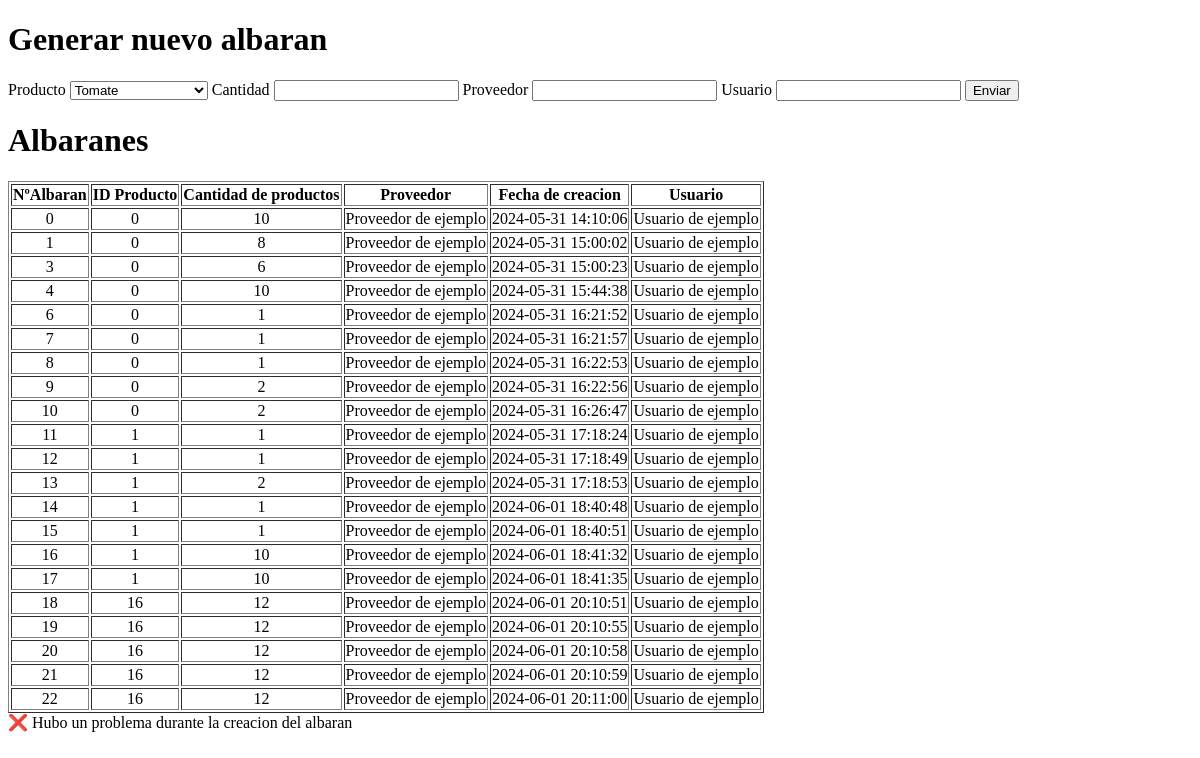
Before: /albaranes with the older database file.
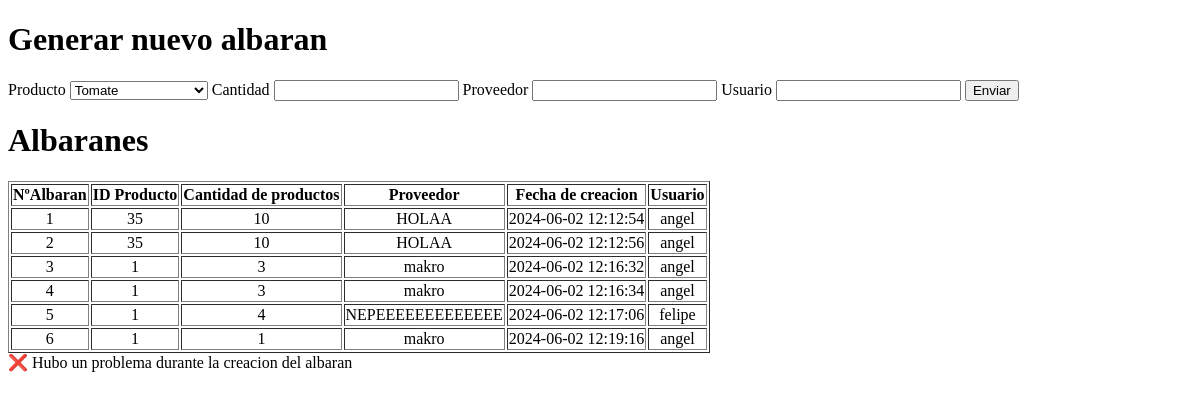
After: the same page with the newer database file.
### models.py (models this page shows)
class Albaran(db.Model):
    __tablename__ = 'albaran'
    id_albaran = Column(Integer, primary_key=True,autoincrement=True)
    id_producto = Column(Integer,ForeignKey('producto.id_producto'),nullable=False)
    cantidad_pedido = Column(Integer, nullable=False)
    proveedor = Column(String(200),server_default='Proveedor de ejemplo')
    fecha_creacion = Column(TIMESTAMP,server_default = func.current_timestamp(), comment='Se guarda la fecha actual ya que se entiende que si se ha registrado en la base de datos significa que todo el proceso a sido un exito')
    usuario = Column(String(100),server_default='Usuario de ejemplo')

### routes.py (the view)
@main.route('/albaranes', methods=["GET", "POST"])
def crear_albaranes():
    productos = Producto.query.all()
    albaranes = Albaran.query.all()
    formAlbaran = AlbaranForm()
    formAlbaran.id_producto.choices = [(producto.id_producto, producto.nombre) for producto in productos]
    productToEdit = Producto.query.filter_by(id_producto=formAlbaran.id_producto.data).first()
    if formAlbaran.validate_on_submit() and productToEdit:
        newAlbaran=Albaran(id_producto=productToEdit.id_producto,
                            cantidad_pedido=formAlbaran.cantidad_pedido.data,
                            proveedor=formAlbaran.proveedor.data,
                            usuario=formAlbaran.usuario.data)
        db.session.add(newAlbaran)
        productToEdit.cantidad += formAlbaran.cantidad_pedido.data
        db.session.commit()
        formAlbaran.proveedor.data=""
        formAlbaran.usuario.data=""
        flash('✅Se ha realizado el albaran correctamente','success')
        return redirect("/albaranes")
    else:
        flash('❌ Hubo un problema durante la creacion del albaran')
    return render_template("albaranes.html",albaranes=albaranes,formAlbaran=formAlbaran)

### form.py
class AlbaranForm(FlaskForm):
    id_producto =  SelectField('id_producto', choices=[], coerce=int)
    cantidad_pedido = IntegerField('cantidad_pedido', validators=[validators.DataRequired(), validators.NumberRange(min=1)])
    proveedor = StringField('proveedor',[validators.Length(min=4, max=200)])
    usuario=StringField('proveedor',[validators.Length(min=2, max=100)])

### templates/albaranes.html (shortened to what this page needs)
<!DOCTYPE html>
<html lang="en">
<head>
</head>
<body>
    <h1>Generar nuevo albaran</h1>
    <form method="post" >
        <label >Producto {{formAlbaran.id_producto}}</label>
        <label >Cantidad {{formAlbaran.cantidad_pedido}}</label>
        <label >Proveedor {{formAlbaran.proveedor}}</label>
        <label >Usuario {{formAlbaran.usuario}}</label>
        <button type="submit">Enviar</button>
    </form>
    <h1>Albaranes</h1>
    <table border style="text-align: center;">
        <thead>
           <tr>
               <th>NºAlbaran</th>
               <th>ID Producto</th>
               <th>Cantidad de productos</th>
               <th>Proveedor</th>
               <th>Fecha de creacion</th>
               <th>Usuario</th>
           </tr>
        </thead>
        <tbody>
           {% for albaran in albaranes %}
           <tr>
               <td>{{albaran.id_albaran}}</td>
               <td>{{albaran.id_producto}}</td>
               <td>{{albaran.cantidad_pedido}}</td>
               <td>{{albaran.proveedor}}</td>
               <td>{{albaran.fecha_creacion}}</td>
               <td>{{albaran.usuario}}</td>
           </tr>
           {% endfor %}
        </tbody>
       </table>
    {% with messages = get_flashed_messages(with_categories=true) %}
    {% if messages %}
        {% set category, message = messages[0] %}
        <div >{{ message }}</div>
    {% endif %}
     {% endwith %}
</body>
</html>

Changed rows visible on the page:
removed Albaran: id_albaran "0", id_producto "0", cantidad_pedido "10", proveedor "Proveedor de ejemplo", fecha_creacion "2024-05-31 14:10:06", usuario "Usuario de ejemplo"
removed Albaran: id_albaran "7", id_producto "0", cantidad_pedido "1", proveedor "Proveedor de ejemplo", fecha_creacion "2024-05-31 16:21:57", usuario "Usuario de ejemplo"
removed Albaran: id_albaran "8", id_producto "0", cantidad_pedido "1", proveedor "Proveedor de ejemplo", fecha_creacion "2024-05-31 16:22:53", usuario "Usuario de ejemplo"
removed Albaran: id_albaran "9", id_producto "0", cantidad_pedido "2", proveedor "Proveedor de ejemplo", fecha_creacion "2024-05-31 16:22:56", usuario "Usuario de ejemplo"
removed Albaran: id_albaran "10", id_producto "0", cantidad_pedido "2", proveedor "Proveedor de ejemplo", fecha_creacion "2024-05-31 16:26:47", usuario "Usuario de ejemplo"
removed Albaran: id_albaran "11", id_producto "1", cantidad_pedido "1", proveedor "Proveedor de ejemplo", fecha_creacion "2024-05-31 17:18:24", usuario "Usuario de ejemplo"
removed Albaran: id_albaran "12", id_producto "1", cantidad_pedido "1", proveedor "Proveedor de ejemplo", fecha_creacion "2024-05-31 17:18:49", usuario "Usuario de ejemplo"
removed Albaran: id_albaran "13", id_producto "1", cantidad_pedido "2", proveedor "Proveedor de ejemplo", fecha_creacion "2024-05-31 17:18:53", usuario "Usuario de ejemplo"
removed Albaran: id_albaran "14", id_producto "1", cantidad_pedido "1", proveedor "Proveedor de ejemplo", fecha_creacion "2024-06-01 18:40:48", usuario "Usuario de ejemplo"
removed Albaran: id_albaran "15", id_producto "1", cantidad_pedido "1", proveedor "Proveedor de ejemplo", fecha_creacion "2024-06-01 18:40:51", usuario "Usuario de ejemplo"
removed Albaran: id_albaran "16", id_producto "1", cantidad_pedido "10", proveedor "Proveedor de ejemplo", fecha_creacion "2024-06-01 18:41:32", usuario "Usuario de ejemplo"
removed Albaran: id_albaran "17", id_producto "1", cantidad_pedido "10", proveedor "Proveedor de ejemplo", fecha_creacion "2024-06-01 18:41:35", usuario "Usuario de ejemplo"
removed Albaran: id_albaran "18", id_producto "16", cantidad_pedido "12", proveedor "Proveedor de ejemplo", fecha_creacion "2024-06-01 20:10:51", usuario "Usuario de ejemplo"
removed Albaran: id_albaran "19", id_producto "16", cantidad_pedido "12", proveedor "Proveedor de ejemplo", fecha_creacion "2024-06-01 20:10:55", usuario "Usuario de ejemplo"
removed Albaran: id_albaran "20", id_producto "16", cantidad_pedido "12", proveedor "Proveedor de ejemplo", fecha_creacion "2024-06-01 20:10:58", usuario "Usuario de ejemplo"
removed Albaran: id_albaran "21", id_producto "16", cantidad_pedido "12", proveedor "Proveedor de ejemplo", fecha_creacion "2024-06-01 20:10:59", usuario "Usuario de ejemplo"
removed Albaran: id_albaran "22", id_producto "16", cantidad_pedido "12", proveedor "Proveedor de ejemplo", fecha_creacion "2024-06-01 20:11:00", usuario "Usuario de ejemplo"
changed Albaran id 1: id_producto "0" → "35"; cantidad_pedido "8" → "10"; proveedor "Proveedor de ejemplo" → "HOLAA"; fecha_creacion "2024-05-31 15:00:02" → "2024-06-02 12:12:54"; usuario "Usuario de ejemplo" → "angel"
added Albaran: id_albaran "2", id_producto "35", cantidad_pedido "10", proveedor "HOLAA", fecha_creacion "2024-06-02 12:12:56", usuario "angel"
changed Albaran id 3: id_producto "0" → "1"; cantidad_pedido "6" → "3"; proveedor "Proveedor de ejemplo" → "makro"; fecha_creacion "2024-05-31 15:00:23" → "2024-06-02 12:16:32"; usuario "Usuario de ejemplo" → "angel"
changed Albaran id 4: id_producto "0" → "1"; cantidad_pedido "10" → "3"; proveedor "Proveedor de ejemplo" → "makro"; fecha_creacion "2024-05-31 15:44:38" → "2024-06-02 12:16:34"; usuario "Usuario de ejemplo" → "angel"
added Albaran: id_albaran "5", id_producto "1", cantidad_pedido "4", proveedor "NEPEEEEEEEEEEEEE", fecha_creacion "2024-06-02 12:17:06", usuario "felipe"
changed Albaran id 6: id_producto "0" → "1"; proveedor "Proveedor de ejemplo" → "makro"; fecha_creacion "2024-05-31 16:21:52" → "2024-06-02 12:19:16"; usuario "Usuario de ejemplo" → "angel"
